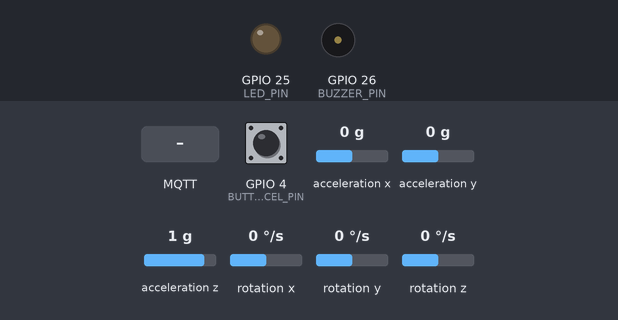
A sketch run on a simulated ESP32. Parts: output pins drawn as LEDs (lit = HIGH), buzzer (waves = sounding, pin HIGH). Dashed ring = blinking. The inputs (shaded band) are chosen by the test bench; at power-on: acceleration x 0 g, GPIO 4 (BUTTON_CANCEL_PIN) HIGH, acceleration y 0 g, acceleration z 1 g, rotation x 0 °/s, rotation y 0 °/s, rotation z 0 °/s. WiFi joins after 1.5 s; servers stay silent unless stated; no MQTT or app messages arrive unless stated; what the sketch prints to the serial monitor is not drawn.

Above: at 4.7 s.
4.8 s: acceleration x set to -0.9 g
6.7 s: acceleration x set to -1.2 g
At 7.08 s:
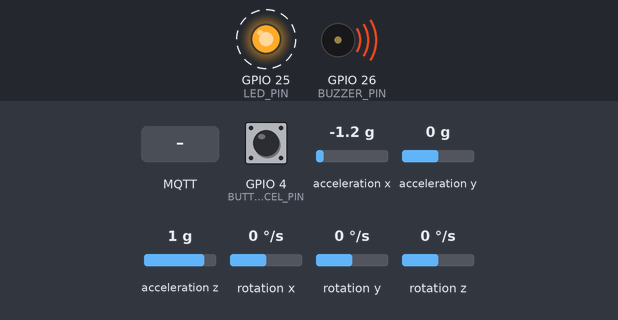
9.7 s: GPIO 4 (BUTTON_CANCEL_PIN) pulled LOW for 0.15 s
At 10.39 s:
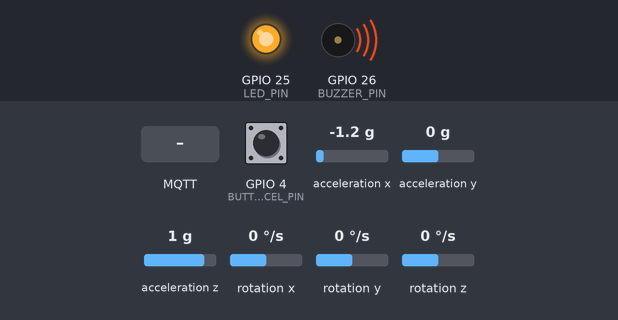
12.7 s: MQTT message "CANCEL" arrives on the first subscribed topic
Timing chart, 0 to 22.7 s (numbered marks = the images above; inputs shaded):
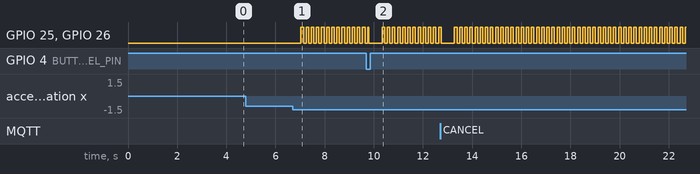

The sketch:

esp32.ino
```cpp
#include <WiFi.h>
#include <HTTPClient.h>
#include <Wire.h>
#include <MPU6050_light.h>
#include <PubSubClient.h>
#include <esp_bt.h>

MPU6050 mpu(Wire);

// ============================================================
// Hardware Pin Configuration
// ============================================================

const int BUTTON_CANCEL_PIN = 4;   // Push button between GPIO 4 and GND
const int LED_PIN           = 25;  // LED output
const int BUZZER_PIN        = 26;  // Active buzzer output

// ============================================================
// Wi-Fi Configuration
// ============================================================

const char* WIFI_SSID     = "Accident-Pi";
const char* WIFI_PASSWORD = "12345678";

// ============================================================
// Raspberry Pi MQTT Configuration
// ============================================================

const char* MQTT_BROKER = "10.42.0.1";
const int   MQTT_PORT   = 1883;

const char* DEVICE_ID = "c1";

const char* MQTT_EVENT_TOPIC   = "accident/c1/event";
const char* MQTT_CANCEL_TOPIC  = "accident/c1/cancel";
const char* MQTT_COMMAND_TOPIC = "accident/c1/command";

WiFiClient espClient;
PubSubClient mqttClient(espClient);

// ============================================================
// Vehicle Information
// ============================================================

const float TEST_LATITUDE  = 11.2588;
const float TEST_LONGITUDE = 75.7804;

// ============================================================
// Accident Detection Thresholds
// ============================================================

const float XY_IMPACT_THRESH        = 12.0;  // m/s^2
const float ACCIDENT_DELTA_V_THRESH = 1.2;   // m/s
const float TILT_ANGLE_THRESH       = 55.0;  // degrees
const float LOW_Z_FREEFALL_THRESH   = 4.0;   // m/s^2
const float DECAY_FACTOR            = 0.80;

// ============================================================
// Timing & System State
// ============================================================

unsigned long previousTime = 0;
unsigned long lastAccidentTime = 0;

const unsigned long ALERT_DURATION_MS = 10000; // 10 seconds

// ============================================================
// LED / Buzzer Pulsing
// ============================================================

unsigned long lastBlinkTime = 0;

const unsigned long BLINK_INTERVAL_MS = 100;

bool alertOutputState = false;

// ============================================================
// Accident State
// ============================================================

float deltaV = 0.0;

bool accidentTriggered = false;

// ============================================================
// Button Debounce
// ============================================================

int lastButtonReading = HIGH;
int verifiedButtonState = HIGH;

unsigned long lastDebounceTime = 0;

const unsigned long DEBOUNCE_DELAY_MS = 50;

// ============================================================
// Wi-Fi Reconnection
// ============================================================

void checkAndReconnectWiFi()
{
    if (WiFi.status() == WL_CONNECTED)
    {
        return;
    }

    static unsigned long lastAttemptTime = 0;

    unsigned long now = millis();

    if (now - lastAttemptTime > 10000)
    {
        lastAttemptTime = now;

        Serial.println("\n[Wi-Fi] Attempting connection...");

        WiFi.mode(WIFI_STA);
        WiFi.begin(WIFI_SSID, WIFI_PASSWORD);
    }
}

// ============================================================
// MQTT Reconnection
// ============================================================

void reconnectMQTT()
{
    if (mqttClient.connected())
    {
        return;
    }

    static unsigned long lastMQTTAttempt = 0;

    unsigned long now = millis();

    if (now - lastMQTTAttempt < 5000)
    {
        return;
    }

    lastMQTTAttempt = now;

    Serial.println("[MQTT] Attempting connection...");

    String clientID = "ESP32-" + String(DEVICE_ID);

    if (mqttClient.connect(clientID.c_str()))
    {
        Serial.println("[MQTT] Connected to Raspberry Pi!");

        mqttClient.subscribe(MQTT_COMMAND_TOPIC);

        Serial.print("[MQTT] Subscribed to: ");
        Serial.println(MQTT_COMMAND_TOPIC);
    }
    else
    {
        Serial.print("[MQTT] Connection failed. State: ");
        Serial.println(mqttClient.state());
    }
}

// ============================================================
// Turn OFF LED and Buzzer
// ============================================================

void turnOffAlertOutputs()
{
    alertOutputState = false;

    digitalWrite(LED_PIN, LOW);
    digitalWrite(BUZZER_PIN, LOW);
}

// ============================================================
// MQTT Command Callback
// ============================================================

void mqttCallback(char* topic, byte* payload, unsigned int length)
{
    String message = "";

    for (unsigned int i = 0; i < length; i++)
    {
        message += (char)payload[i];
    }

    Serial.println("\n=========================================");
    Serial.println("[MQTT] MESSAGE RECEIVED");
    Serial.print("[MQTT] Topic: ");
    Serial.println(topic);
    Serial.print("[MQTT] Message: ");
    Serial.println(message);
    Serial.println("=========================================");

    // --------------------------------------------------------
    // APP CANCELLATION COMMAND
    // --------------------------------------------------------

    if (String(topic) == MQTT_COMMAND_TOPIC)
    {
        // IMPORTANT:
        // We check for CANCEL anywhere in the JSON message.
        //
        // This works for both:
        //
        // {"command":"CANCEL"}
        //
        // and
        //
        // {"command": "CANCEL"}
        //

        if (message.indexOf("CANCEL") >= 0)
        {
            Serial.println("\n🛑 APP CANCELLATION RECEIVED!");
            Serial.println("Turning OFF LED and Buzzer...");

            // Immediately stop physical alert
            turnOffAlertOutputs();

            // Clear accident state
            accidentTriggered = false;
            deltaV = 0.0;

            Serial.println("✅ LED OFF");
            Serial.println("✅ BUZZER OFF");
            Serial.println("✅ Accident state cleared");
            Serial.println("=========================================\n");
        }
    }
}

// ============================================================
// Send Accident Event through MQTT
// ============================================================

void sendAccidentRequest(float currentDeltaV, String reason)
{
    checkAndReconnectWiFi();

    if (WiFi.status() != WL_CONNECTED)
    {
        Serial.println("[MQTT] Wi-Fi not connected. Cannot send accident.");
        return;
    }

    reconnectMQTT();

    if (!mqttClient.connected())
    {
        Serial.println("[MQTT] Not connected. Cannot send accident.");
        return;
    }

    String json = "{";

    json += "\"device_id\":\"";
    json += String(DEVICE_ID);
    json += "\",";

    json += "\"latitude\":";
    json += String(TEST_LATITUDE, 6);
    json += ",";

    json += "\"longitude\":";
    json += String(TEST_LONGITUDE, 6);
    json += ",";

    json += "\"delta_v\":";
    json += String(currentDeltaV, 4);
    json += ",";

    json += "\"trigger_reason\":\"";
    json += reason;
    json += "\"";

    json += "}";

    Serial.println("\n=========================================");
    Serial.println("🚨 SENDING ACCIDENT EVENT THROUGH MQTT");
    Serial.print("Topic: ");
    Serial.println(MQTT_EVENT_TOPIC);
    Serial.print("Message: ");
    Serial.println(json);
    Serial.println("=========================================");

    bool success = mqttClient.publish(
        MQTT_EVENT_TOPIC,
        json.c_str()
    );

    if (success)
    {
        Serial.println("[MQTT] Accident event published successfully.");
    }
    else
    {
        Serial.println("[MQTT] Failed to publish accident event.");
    }
}

// ============================================================
// Send Physical Button Cancellation
// ============================================================

void sendCancelRequest()
{
    // --------------------------------------------------------
    // 1. Immediately turn OFF LED and buzzer
    // --------------------------------------------------------

    turnOffAlertOutputs();

    // --------------------------------------------------------
    // 2. Clear accident state
    // --------------------------------------------------------

    accidentTriggered = false;
    deltaV = 0.0;

    // --------------------------------------------------------
    // 3. Make sure Wi-Fi is connected
    // --------------------------------------------------------

    checkAndReconnectWiFi();

    if (WiFi.status() != WL_CONNECTED)
    {
        Serial.println("[MQTT] Wi-Fi not connected.");
        return;
    }

    // --------------------------------------------------------
    // 4. Make sure MQTT is connected
    // --------------------------------------------------------

    reconnectMQTT();

    if (!mqttClient.connected())
    {
        Serial.println("[MQTT] MQTT not connected.");
        return;
    }

    // --------------------------------------------------------
    // 5. Create cancellation JSON
    // --------------------------------------------------------

    String json = "{";

    json += "\"device_id\":\"";
    json += String(DEVICE_ID);
    json += "\",";

    json += "\"status\":\"cancelled\"";

    json += "}";

    // --------------------------------------------------------
    // 6. Publish cancellation
    // --------------------------------------------------------

    Serial.println("\n=========================================");
    Serial.println("🛑 PHYSICAL BUTTON PRESSED");
    Serial.println("🛑 SENDING CANCELLATION THROUGH MQTT");
    Serial.print("Topic: ");
    Serial.println(MQTT_CANCEL_TOPIC);
    Serial.print("Message: ");
    Serial.println(json);
    Serial.println("=========================================");

    bool success = mqttClient.publish(
        MQTT_CANCEL_TOPIC,
        json.c_str()
    );

    if (success)
    {
        Serial.println("[MQTT] Cancellation sent successfully.");
    }
    else
    {
        Serial.println("[MQTT] Failed to send cancellation.");
    }
}

// ============================================================
// Physical Button Check
// ============================================================

void checkCancelButton()
{
    int currentReading = digitalRead(BUTTON_CANCEL_PIN);

    if (currentReading != lastButtonReading)
    {
        lastDebounceTime = millis();
    }

    if ((millis() - lastDebounceTime) > DEBOUNCE_DELAY_MS)
    {
        if (currentReading != verifiedButtonState)
        {
            verifiedButtonState = currentReading;

            // Button pressed
            if (verifiedButtonState == LOW)
            {
                sendCancelRequest();
            }
        }
    }

    lastButtonReading = currentReading;
}

// ============================================================
// LED / Buzzer Pulse Handler
// ============================================================

void handleAlertPulsing(unsigned long currentTime)
{
    if (!accidentTriggered)
    {
        return;
    }

    if (currentTime - lastBlinkTime >= BLINK_INTERVAL_MS)
    {
        lastBlinkTime = currentTime;

        alertOutputState = !alertOutputState;

        digitalWrite(
            LED_PIN,
            alertOutputState ? HIGH : LOW
        );

        digitalWrite(
            BUZZER_PIN,
            alertOutputState ? HIGH : LOW
        );
    }
}

// ============================================================
// Setup
// ============================================================

void setup()
{
    Serial.begin(115200);

    // --------------------------------------------------------
    // Hardware pins
    // --------------------------------------------------------

    pinMode(BUTTON_CANCEL_PIN, INPUT_PULLUP);

    pinMode(LED_PIN, OUTPUT);

    pinMode(BUZZER_PIN, OUTPUT);

    // Make sure LED and buzzer start OFF
    turnOffAlertOutputs();

    // --------------------------------------------------------
    // Bluetooth initialization
    // --------------------------------------------------------

    btStart();

    // --------------------------------------------------------
    // Wi-Fi
    // --------------------------------------------------------

    WiFi.mode(WIFI_STA);

    WiFi.begin(
        WIFI_SSID,
        WIFI_PASSWORD
    );

    Serial.println("\n=========================================");
    Serial.println("ESP32 ACCIDENT DETECTION SYSTEM");
    Serial.println("=========================================");

    Serial.print("[Wi-Fi] Connecting");

    unsigned long wifiStart = millis();

    while (
        WiFi.status() != WL_CONNECTED &&
        millis() - wifiStart < 15000
    )
    {
        delay(500);

        Serial.print(".");
    }

    Serial.println();

    if (WiFi.status() == WL_CONNECTED)
    {
        Serial.println("[Wi-Fi] Connected!");

        Serial.print("[Wi-Fi] ESP32 IP: ");
        Serial.println(WiFi.localIP());
    }
    else
    {
        Serial.println("[Wi-Fi] Connection failed.");
    }

    // --------------------------------------------------------
    // MQTT
    // --------------------------------------------------------

    mqttClient.setServer(
        MQTT_BROKER,
        MQTT_PORT
    );

    mqttClient.setCallback(mqttCallback);

    reconnectMQTT();

    // --------------------------------------------------------
    // MPU6050
    // --------------------------------------------------------

    Wire.begin(21, 22);

    if (mpu.begin() != 0)
    {
        Serial.println("MPU6050 initialization failed!");

        while (1)
        {
            delay(1000);
        }
    }

    Serial.println(
        "Calibrating MPU6050... keep toy car still on flat surface."
    );

    delay(1000);

    mpu.calcOffsets(true, true);

    Serial.println("Calibration Complete!");
    Serial.println("Ready for Demo.");

    previousTime = millis();
}

// ============================================================
// Main Loop
// ============================================================

void loop()
{
    // --------------------------------------------------------
    // Maintain Wi-Fi
    // --------------------------------------------------------

    checkAndReconnectWiFi();

    // --------------------------------------------------------
    // Maintain MQTT
    // --------------------------------------------------------

    reconnectMQTT();

    mqttClient.loop();

    // --------------------------------------------------------
    // Update MPU6050
    // --------------------------------------------------------

    mpu.update();

    // --------------------------------------------------------
    // Check physical cancellation button
    // --------------------------------------------------------

    checkCancelButton();

    unsigned long currentTime = millis();

    float dt =
        (currentTime - previousTime) / 1000.0;

    previousTime = currentTime;

    // --------------------------------------------------------
    // Handle LED / buzzer
    // --------------------------------------------------------

    handleAlertPulsing(currentTime);

    // --------------------------------------------------------
    // Read accelerometer
    // --------------------------------------------------------

    float ax =
        mpu.getAccX() * 9.81;

    float ay =
        mpu.getAccY() * 9.81;

    float az =
        mpu.getAccZ() * 9.81;

    // --------------------------------------------------------
    // Calculate acceleration values
    // --------------------------------------------------------

    float horizontalImpactAccel =
        sqrt(
            ax * ax +
            ay * ay
        );

    float totalAccelMagnitude =
        sqrt(
            ax * ax +
            ay * ay +
            az * az
        );

    float linearAcceleration =
        fabs(
            totalAccelMagnitude - 9.81
        );

    // --------------------------------------------------------
    // Calculate Delta V
    // --------------------------------------------------------

    deltaV =
        (deltaV * DECAY_FACTOR) +
        (linearAcceleration * dt);

    // --------------------------------------------------------
    // Calculate tilt
    // --------------------------------------------------------

    float angleX =
        fabs(mpu.getAngleX());

    float angleY =
        fabs(mpu.getAngleY());

    float maxTiltAngle =
        max(
            angleX,
            angleY
        );

    // --------------------------------------------------------
    // Detect vertical drop
    // --------------------------------------------------------

    bool verticalDropDetected =
        (fabs(az) < LOW_Z_FREEFALL_THRESH);

    // ========================================================
    // ALERT TIMEOUT
    // ========================================================

    if (
        accidentTriggered &&
        (currentTime - lastAccidentTime > ALERT_DURATION_MS)
    )
    {
        accidentTriggered = false;

        deltaV = 0.0;

        turnOffAlertOutputs();

        Serial.println(
            "\n[SYSTEM READY] Alert window closed."
        );

        Serial.println(
            "Ready for next trigger..."
        );
    }

    // ========================================================
    // TELEMETRY
    // ========================================================

    if (!accidentTriggered)
    {
        Serial.print("Horiz Accel: ");
        Serial.print(
            horizontalImpactAccel,
            1
        );

        Serial.print(" m/s² | Tilt: ");
        Serial.print(
            maxTiltAngle,
            1
        );

        Serial.print("° | Az: ");
        Serial.print(
            az,
            1
        );

        Serial.print(" m/s² | DeltaV: ");
        Serial.println(
            deltaV,
            2
        );
    }

    // ========================================================
    // ACCIDENT DETECTION
    // ========================================================

    if (!accidentTriggered)
    {
        String triggerReason = "";

        // ----------------------------------------------------
        // Horizontal impact
        // ----------------------------------------------------

        if (
            horizontalImpactAccel >=
            XY_IMPACT_THRESH
        )
        {
            triggerReason =
                "Horizontal Impact (X/Y: " +
                String(
                    horizontalImpactAccel,
                    1
                ) +
                " m/s²)";
        }

        // ----------------------------------------------------
        // Sudden deceleration
        // ----------------------------------------------------

        else if (
            deltaV >=
            ACCIDENT_DELTA_V_THRESH
        )
        {
            triggerReason =
                "Sudden Deceleration (Delta V: " +
                String(
                    deltaV,
                    2
                ) +
                " m/s)";
        }

        // ----------------------------------------------------
        // Rollover
        // ----------------------------------------------------

        else if (
            maxTiltAngle >=
            TILT_ANGLE_THRESH
        )
        {
            triggerReason =
                "Vehicle Rollover (Tilt: " +
                String(
                    maxTiltAngle,
                    1
                ) +
                " deg)";
        }

        // ----------------------------------------------------
        // Free fall
        // ----------------------------------------------------

        else if (verticalDropDetected)
        {
            triggerReason =
                "Vertical Free-fall / Drop Detected (Az: " +
                String(
                    az,
                    1
                ) +
                " m/s²)";
        }

        // ====================================================
        // ACCIDENT TRIGGERED
        // ====================================================

        if (triggerReason != "")
        {
            Serial.println(
                "\n========================================="
            );

            Serial.print(
                "🚨 ACCIDENT DETECTED: "
            );

            Serial.println(
                triggerReason
            );

            Serial.println(
                "=========================================\n"
            );

            // Send accident to Raspberry Pi
            sendAccidentRequest(
                deltaV,
                triggerReason
            );

            // Activate accident state
            accidentTriggered = true;

            lastAccidentTime = currentTime;

            lastBlinkTime = currentTime;
        }
    }

    // --------------------------------------------------------
    // Small delay
    // --------------------------------------------------------

    delay(50);
}
```

Measured:
- the behaviour switches between -1 and -1.1 g on acceleration x (found by bisection; images 0 and 1)
- after the input at 4.8 s, every drawn part: stays the same
- after the input at 6.7 s, GPIO 25 (LED_PIN), GPIO 26 (BUZZER_PIN): alternates HIGH for 0.10 s and LOW for 0.10 s, starting after 0.34 s
